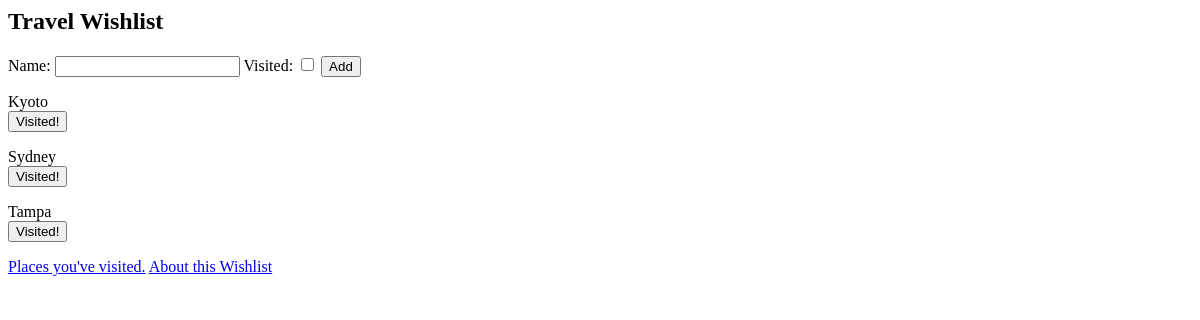
Before: / with the older database file.
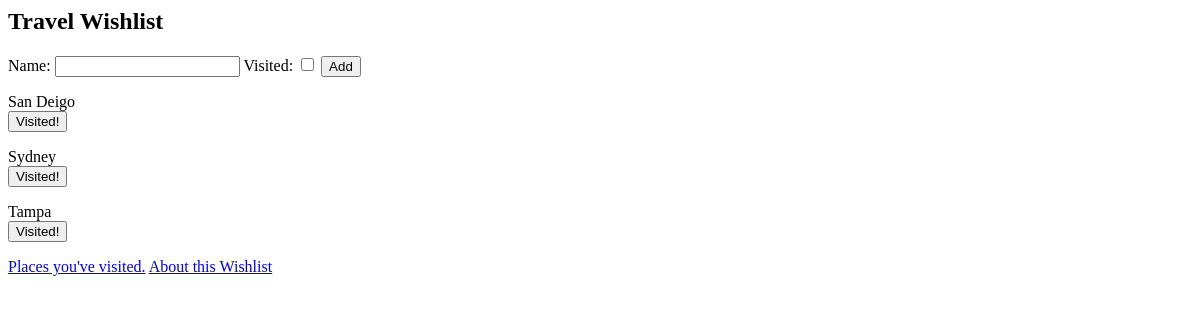
After: the same page with the newer database file.
### travel_wishlist/models.py (models this page shows, shortened)
class Place(models.Model):
    name = models.CharField(max_length=200)
    visited = models.BooleanField(default=False)

### travel_wishlist/views.py (the view)
# urls.py: path('', views.place_list, name='place_list'),
def place_list(request):
    if request.method == 'POST':
        form = NewPlaceForm(request.POST) # Creating form from data in the request.
        place = form.save() # creating a model object from form
        if form.is_valid():  # validation against DB constraints
            place.save() # saves place to DB
            return redirect('place_list') # reloads home page
    places = Place.objects.filter(visited=False).order_by('name')
    new_place_form = NewPlaceForm() # Used to create for html
    return render(
        request,
        'travel_wishlist/wishlist.html',
        {'places': places, 'new_place_form': new_place_form})

### travel_wishlist/forms.py
class NewPlaceForm(forms.ModelForm):
    class Meta:
        model = Place
        fields = ('name', 'visited')

### travel_wishlist/templates/travel_wishlist/wishlist.html (shortened to what this page needs)
<h2>Travel Wishlist</h2>
<form method="POST" action="{% url 'place_list' %}">
    {{ new_place_form }}
    <button type="submit">Add</button>
</form>
{% for place in places %}
<div>
    {{ place.name }}
    <form method="POST" action="{% url 'place_was_visited'  place.pk %}">
        <button>Visited!</button>
    </form>
</div>
{% empty %}
<p>You have no places in your wishlist.</p>
{% endfor %}
<a href="{% url 'places_visited' %}">Places you've visited.</a>
<a href="{% url 'about' %}">About this Wishlist</a>

Changed rows visible on the page:
no longer on this page (row edited): Place: name "Kyoto"
now on this page (row edited): Place: name "San Deigo"
